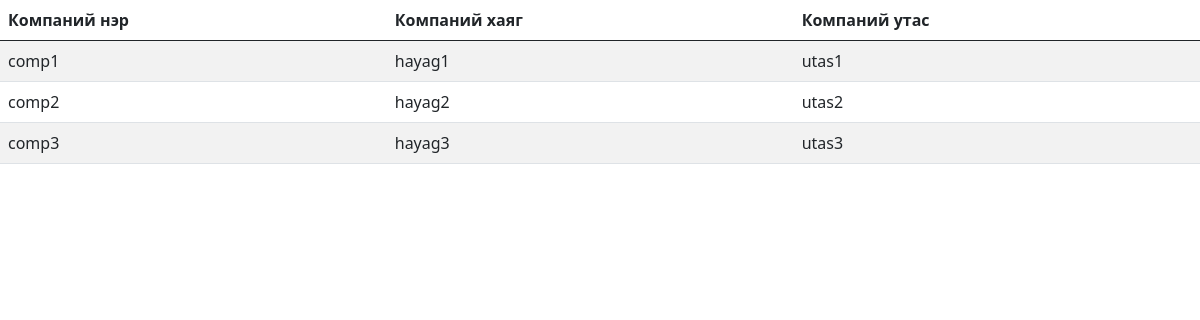
/company-list, run on an earlier commit of the app's database.
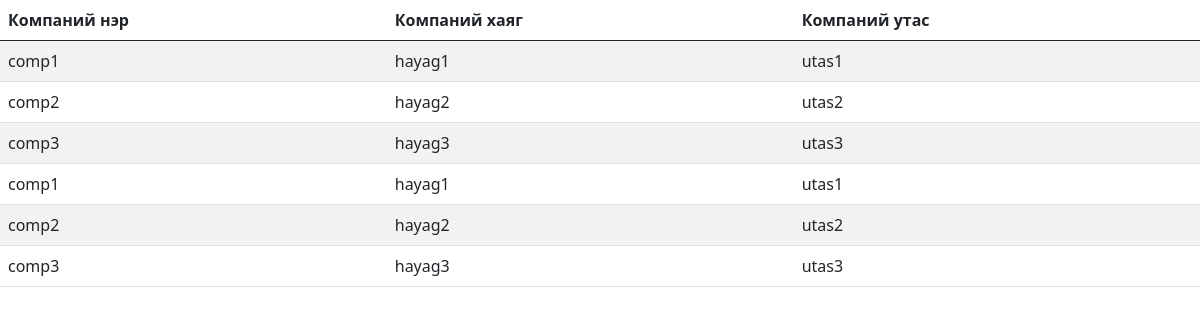
And on a later commit of the database.
### BMweb/models.py (models this page shows, shortened)
class Company(models.Model):
    comName = models.CharField(max_length=50, verbose_name=_("Компаний нэр"))
    hayag = models.CharField(max_length=150, verbose_name=_("Компаний хаяг"))
    phone = models.CharField(max_length=30, verbose_name=_("Компаний утас"))
    class Meta:
        verbose_name = _("Компани")
        verbose_name_plural = _("Компани")

### BMweb/views.py (the view)
# urls.py: path('company-list',views.companyList),
def companyList(request):
    c = Company.objects.all()
    return render(request, 'companyList.html',{'companyList': c})

### BMweb/templates/companyList.html (shortened to what this page needs)
<!DOCTYPE html>
<html lang="en">
<head>
    <link href="https://cdn.jsdelivr.net/npm/bootstrap@5.0.0-beta2/dist/css/bootstrap.min.css" rel="stylesheet">
</head>
<body>
    <table  style="width:100%" class="table table-striped table-hover">
      <thead>
        <tr>
            <th scope="col">Компаний нэр</th>
            <th scope="col">Компаний хаяг</th>
            <th scope="col">Компаний утас</th>
        </tr>
      </thead>
      <tbody>
        {% for b in companyList %}
        <tr style="width: 100%">
          <td>{{b.comName}}</td>
          <td>{{b.hayag}}</td>
          <td>{{b.phone}}</td>
        </tr>
        {% endfor %}
      </tbody>
    </table>
</body>
</html>

What changed in the data, as far as the page shows it:
added Company: comName "comp1", hayag "hayag1", phone "utas1"
added Company: comName "comp2", hayag "hayag2", phone "utas2"
added Company: comName "comp3", hayag "hayag3", phone "utas3"
